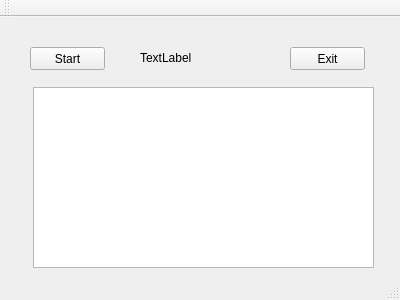
<?xml version="1.0" encoding="UTF-8"?>
<ui version="4.0">
 <class>MainWindow</class>
 <widget class="QMainWindow" name="MainWindow">
  <property name="geometry">
   <rect>
    <x>0</x>
    <y>0</y>
    <width>400</width>
    <height>300</height>
   </rect>
  </property>
  <property name="windowTitle">
   <string>CQtest</string>
  </property>
  <widget class="QWidget" name="centralWidget">
   <widget class="QPushButton" name="pushButton">
    <property name="geometry">
     <rect>
      <x>30</x>
      <y>30</y>
      <width>75</width>
      <height>23</height>
     </rect>
    </property>
    <property name="text">
     <string>Start</string>
    </property>
   </widget>
   <widget class="QLabel" name="label">
    <property name="geometry">
     <rect>
      <x>140</x>
      <y>30</y>
      <width>121</width>
      <height>21</height>
     </rect>
    </property>
    <property name="text">
     <string>TextLabel</string>
    </property>
   </widget>
   <widget class="QPushButton" name="pushButton_2">
    <property name="geometry">
     <rect>
      <x>290</x>
      <y>30</y>
      <width>75</width>
      <height>23</height>
     </rect>
    </property>
    <property name="text">
     <string>Exit</string>
    </property>
   </widget>
   <widget class="QTextEdit" name="textEdit">
    <property name="geometry">
     <rect>
      <x>33</x>
      <y>70</y>
      <width>341</width>
      <height>181</height>
     </rect>
    </property>
   </widget>
  </widget>
  <widget class="QMenuBar" name="menuBar">
   <property name="geometry">
    <rect>
     <x>0</x>
     <y>0</y>
     <width>400</width>
     <height>21</height>
    </rect>
   </property>
  </widget>
  <widget class="QToolBar" name="mainToolBar">
   <attribute name="toolBarArea">
    <enum>TopToolBarArea</enum>
   </attribute>
   <attribute name="toolBarBreak">
    <bool>false</bool>
   </attribute>
  </widget>
  <widget class="QStatusBar" name="statusBar"/>
 </widget>
 <layoutdefault spacing="6" margin="11"/>
 <resources/>
 <connections/>
</ui>
